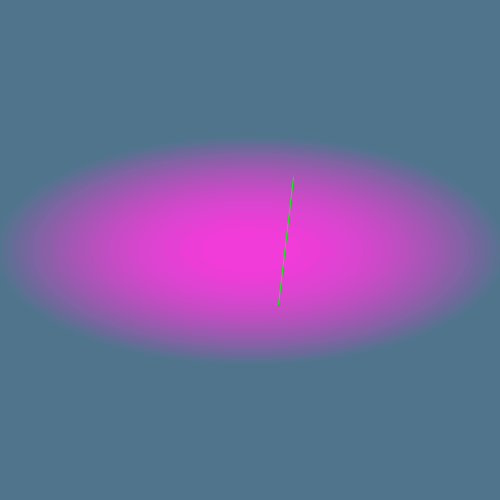
Frame 1 (no input)
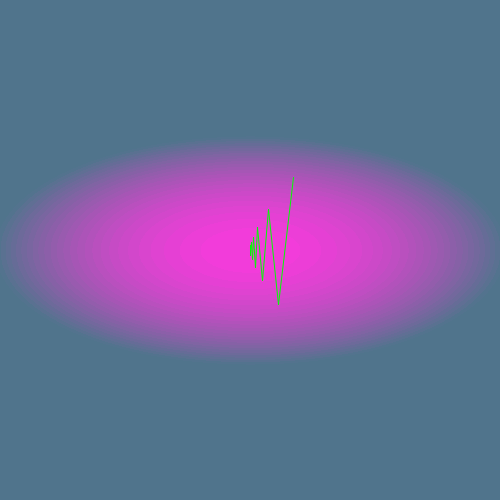
Frame 60 (the mouse pressed at the canvas centre just before this capture)
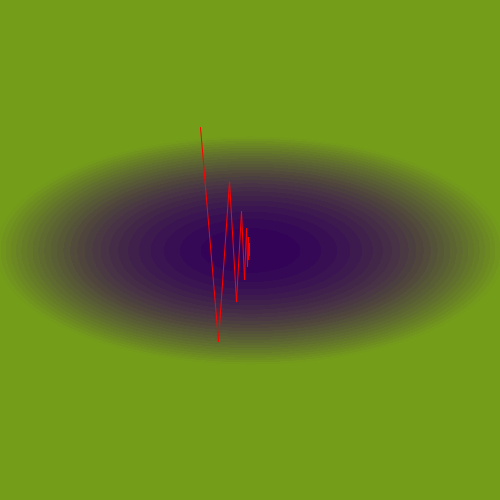
Frame 120 (the mouse held since frame 60 and released just before this capture)

The Processing sketch that drew these frames (run headless with seeded random() and noise(); from frame 60 on, the mouse is pressed at the canvas centre):

// Processing sketch: gradientdescent
// ── gradientdescent.pde


class Quadratic{
    private   double[][] W;
    private   double[] b;
    Quadratic(double[][] W,double[] b) {
        this.W = W;
        this.b=b;
    }
    double[] gradient(double[] X){
        double[] r=new double[X.length];
        for(int j=0;j<W[0].length;j++){
          for(int i=0;i<X.length;i++){
              r[j]+=(X[i]-b[i])*W[i][j];
          }
        }
        return r;
    }
    double f(double[] X){
      double r=0;
      for(int i=0;i<W.length;i++){
        for(int j=0;j<W[0].length;j++){
        r+=(X[i]-b[i])*W[i][j]*(X[j]-b[j]);
        }
      }
      return r;
    }
   double[] gradientdescent(double[] x,double eta){
    double[] r=new double[x.length];
    double[] g=gradient(x);
    for(int i=0;i<x.length;i++){
      r[i]=x[i]-eta*g[i];
    }
    return r;
  }
}

Quadratic M;
ArrayList<double[]> X;
PImage f;
float s=50;
float p=250;
int flag=0;      
int j=0;
double eta=0.35;

void setup(){
  size(500,500);
     double[][] W = new double[][]{{1, 0},{0,5}};
        double[] b = new double[]{0,0};
        Quadratic M = new Quadratic(W,b);
        X = new ArrayList<double[]>();
        //X.add(new double[]{0,3});
        X.add(new double[]{random(600)/100-3,random(600)/100-3});
        //print(X.get(0)[0],X.get(0)[1],'\n');
      for (int i = 0; i < 100; i++) {
            double[] x=X.get(i);
            double[] y=M.gradientdescent(x,eta);
            X.add(y);
      }
        
      for(int i=1;i<X.size();i++){
        line((float)X.get(i-1)[0],(float)X.get(i-1)[1],(float)X.get(i)[0],(float)X.get(i)[1]);
      }
      f=createImage(width, height, RGB);
      color from = color(random(0,255), random(0,255), random(0,255));
      color to = color(random(0,255),random(0,255),random(0,255));
      for(int i=0;i<width;i++){
        for(int j=0;j<height;j++){
            int r=min(255,10*(int)M.f(new double[]{((double)i-p)/s,((double)j-p)/s}));
            int blue=r;
            int red=r;
            f.set(i,j,color(0,0,blue));
            color inter = lerpColor(from, to, (float)blue/255);
            f.set(i,j,inter);
        }
      }
      //set(0,0,f);
      image(f,0,0);
}
void draw(){
      j++;
      if(j==X.size()){
      setup();
      flag=255-flag;
        j=1;
      }
      stroke(color(flag,255-flag,0));
      int i=j;
      //for(int i=1;i<X.size();i++){
        line((float)(X.get(i-1)[0])*s+p,(float)(X.get(i-1)[1])*s+p,(float)(X.get(i)[0])*s+p,(float)(X.get(i)[1])*s+p);
      //}
      //*/
}
